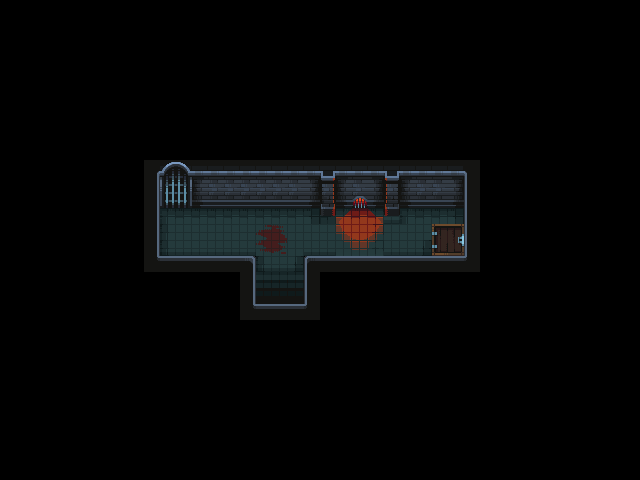

A 2D game scene composited from a Tiled map and its tileset images. What follows is a short description and the map's XML, with every tile layer's data as written:
An orthogonal 40x30 tile map with 16x16 px tiles, 2 tile layers (Tile Layer 2, Tile Layer 1).

<map version="1.10" tiledversion="1.10.2" orientation="orthogonal" renderorder="right-down" width="40" height="30" tilewidth="16" tileheight="16" infinite="0" nextlayerid="4" nextobjectid="1">
 <editorsettings>
  <export target="dungeon_crawler/dungeon-crawler.json" format="json" />
 </editorsettings>
 <tileset firstgid="1" source="Tiles.tsx" />
 <layer id="3" name="Tile Layer 2" width="40" height="30">
  <data encoding="csv">
0,0,0,0,0,0,0,0,0,0,0,0,0,0,0,0,0,0,0,0,0,0,0,0,0,0,0,0,0,0,0,0,0,0,0,0,0,0,0,0,
0,0,0,0,0,0,0,0,0,0,0,0,0,0,0,0,0,0,0,0,0,0,0,0,0,0,0,0,0,0,0,0,0,0,0,0,0,0,0,0,
0,0,0,0,0,0,0,0,0,0,0,0,0,0,0,0,0,0,0,0,0,0,0,0,0,0,0,0,0,0,0,0,0,0,0,0,0,0,0,0,
0,0,0,0,0,0,0,0,0,0,0,0,0,0,0,0,0,0,0,0,0,0,0,0,0,0,0,0,0,0,0,0,0,0,0,0,0,0,0,0,
0,0,0,0,0,0,0,0,0,0,0,0,0,0,0,0,0,0,0,0,0,0,0,0,0,0,0,0,0,0,0,0,0,0,0,0,0,0,0,0,
0,0,0,0,0,0,0,0,0,0,0,0,0,0,0,0,0,0,0,0,0,0,0,0,0,0,0,0,0,0,0,0,0,0,0,0,0,0,0,0,
0,0,0,0,0,0,0,0,0,0,0,0,0,0,0,0,0,0,0,0,0,0,0,0,0,0,0,0,0,0,0,0,0,0,0,0,0,0,0,0,
0,0,0,0,0,0,0,0,0,0,0,0,0,0,0,0,0,0,0,0,0,0,0,0,0,0,0,0,0,0,0,0,0,0,0,0,0,0,0,0,
0,0,0,0,0,0,0,0,0,0,0,0,0,0,0,0,0,0,0,0,0,0,0,0,0,0,0,0,0,0,0,0,0,0,0,0,0,0,0,0,
0,0,0,0,0,0,0,0,0,0,0,0,0,0,0,0,0,0,0,0,0,0,0,0,0,0,0,0,0,0,0,0,0,0,0,0,0,0,0,0,
0,0,0,0,0,0,0,0,0,0,0,0,0,0,0,0,0,0,0,0,0,0,0,0,0,0,0,0,0,0,0,0,0,0,0,0,0,0,0,0,
0,0,0,0,0,0,0,0,0,0,0,0,0,0,0,0,0,0,0,0,0,0,0,0,0,0,0,0,0,0,0,0,0,0,0,0,0,0,0,0,
0,0,0,0,0,0,0,0,0,0,0,0,0,0,0,0,0,0,0,0,0,0,0,0,0,0,0,0,0,0,0,0,0,0,0,0,0,0,0,0,
0,0,0,0,0,0,0,0,0,0,0,0,0,0,0,0,0,0,0,0,80,0,0,0,56,0,0,0,0,0,0,0,0,0,0,0,0,0,0,0,
0,0,0,0,0,0,0,0,0,0,0,0,0,0,0,0,0,0,0,0,0,0,0,0,0,0,0,0,0,0,0,0,0,0,0,0,0,0,0,0,
0,0,0,0,0,0,0,0,0,0,0,0,0,0,0,0,0,0,0,0,0,0,0,0,0,0,0,0,0,0,0,0,0,0,0,0,0,0,0,0,
0,0,0,0,0,0,0,0,0,0,0,0,0,0,0,0,0,0,0,0,0,0,0,0,0,0,0,0,0,0,0,0,0,0,0,0,0,0,0,0,
0,0,0,0,0,0,0,0,0,0,0,0,0,0,0,0,0,0,0,0,0,0,0,0,0,0,0,0,0,0,0,0,0,0,0,0,0,0,0,0,
0,0,0,0,0,0,0,0,0,0,0,0,0,0,0,0,0,0,0,0,0,0,0,0,0,0,0,0,0,0,0,0,0,0,0,0,0,0,0,0,
0,0,0,0,0,0,0,0,0,0,0,0,0,0,0,0,0,0,0,0,0,0,0,0,0,0,0,0,0,0,0,0,0,0,0,0,0,0,0,0,
0,0,0,0,0,0,0,0,0,0,0,0,0,0,0,0,0,0,0,0,0,0,0,0,0,0,0,0,0,0,0,0,0,0,0,0,0,0,0,0,
0,0,0,0,0,0,0,0,0,0,0,0,0,0,0,0,0,0,0,0,0,0,0,0,0,0,0,0,0,0,0,0,0,0,0,0,0,0,0,0,
0,0,0,0,0,0,0,0,0,0,0,0,0,0,0,0,0,0,0,0,0,0,0,0,0,0,0,0,0,0,0,0,0,0,0,0,0,0,0,0,
0,0,0,0,0,0,0,0,0,0,0,0,0,0,0,0,0,0,0,0,0,0,0,0,0,0,0,0,0,0,0,0,0,0,0,0,0,0,0,0,
0,0,0,0,0,0,0,0,0,0,0,0,0,0,0,0,0,0,0,0,0,0,0,0,0,0,0,0,0,0,0,0,0,0,0,0,0,0,0,0,
0,0,0,0,0,0,0,0,0,0,0,0,0,0,0,0,0,0,0,0,0,0,0,0,0,0,0,0,0,0,0,0,0,0,0,0,0,0,0,0,
0,0,0,0,0,0,0,0,0,0,0,0,0,0,0,0,0,0,0,0,0,0,0,0,0,0,0,0,0,0,0,0,0,0,0,0,0,0,0,0,
0,0,0,0,0,0,0,0,0,0,0,0,0,0,0,0,0,0,0,0,0,0,0,0,0,0,0,0,0,0,0,0,0,0,0,0,0,0,0,0,
0,0,0,0,0,0,0,0,0,0,0,0,0,0,0,0,0,0,0,0,0,0,0,0,0,0,0,0,0,0,0,0,0,0,0,0,0,0,0,0,
0,0,0,0,0,0,0,0,0,0,0,0,0,0,0,0,0,0,0,0,0,0,0,0,0,0,0,0,0,0,0,0,0,0,0,0,0,0,0,0
</data>
 </layer>
 <layer id="1" name="Tile Layer 1" width="40" height="30">
  <data encoding="csv">
0,0,0,0,0,0,0,0,0,0,0,0,0,0,0,0,0,0,0,0,0,0,0,0,0,0,0,0,0,0,0,0,0,0,0,0,0,0,0,0,
0,0,0,0,0,0,0,0,0,0,0,0,0,0,0,0,0,0,0,0,0,0,0,0,0,0,0,0,0,0,0,0,0,0,0,0,0,0,0,0,
0,0,0,0,0,0,0,0,0,0,0,0,0,0,0,0,0,0,0,0,0,0,0,0,0,0,0,0,0,0,0,0,0,0,0,0,0,0,0,0,
0,0,0,0,0,0,0,0,0,0,0,0,0,0,0,0,0,0,0,0,0,0,0,0,0,0,0,0,0,0,0,0,0,0,0,0,0,0,0,0,
0,0,0,0,0,0,0,0,0,0,0,0,0,0,0,0,0,0,0,0,0,0,0,0,0,0,0,0,0,0,0,0,0,0,0,0,0,0,0,0,
0,0,0,0,0,0,0,0,0,0,0,0,0,0,0,0,0,0,0,0,0,0,0,0,0,0,0,0,0,0,0,0,0,0,0,0,0,0,0,0,
0,0,0,0,0,0,0,0,0,0,0,0,0,0,0,0,0,0,0,0,0,0,0,0,0,0,0,0,0,0,0,0,0,0,0,0,0,0,0,0,
0,0,0,0,0,0,0,0,0,0,0,0,0,0,0,0,0,0,0,0,0,0,0,0,0,0,0,0,0,0,0,0,0,0,0,0,0,0,0,0,
0,0,0,0,0,0,0,0,0,0,0,0,0,0,0,0,0,0,0,0,0,0,0,0,0,0,0,0,0,0,0,0,0,0,0,0,0,0,0,0,
0,0,0,0,0,0,0,0,0,0,0,0,0,0,0,0,0,0,0,0,0,0,0,0,0,0,0,0,0,0,0,0,0,0,0,0,0,0,0,0,
0,0,0,0,0,0,0,0,0,104,178,179,102,102,102,102,102,102,102,102,352,102,102,102,351,102,102,102,102,105,0,0,0,0,0,0,0,0,0,0,
0,0,0,0,0,0,0,0,0,129,203,204,26,27,27,27,27,27,27,28,377,26,27,28,376,26,27,27,28,130,0,0,0,0,0,0,0,0,0,0,
0,0,0,0,0,0,0,0,0,129,228,229,51,52,52,52,52,52,52,53,402,51,452,53,401,51,52,52,53,130,0,0,0,0,0,0,0,0,0,0,
0,0,0,0,0,0,0,0,0,129,5,6,6,6,6,6,6,6,6,7,427,476,477,478,426,5,6,6,7,130,0,0,0,0,0,0,0,0,0,0,
0,0,0,0,0,0,0,0,0,129,30,31,31,31,31,31,309,310,31,31,31,501,502,503,31,31,31,208,209,130,0,0,0,0,0,0,0,0,0,0,
0,0,0,0,0,0,0,0,0,129,55,56,56,56,56,56,334,335,31,56,56,526,527,528,56,56,57,233,234,130,0,0,0,0,0,0,0,0,0,0,
0,0,0,0,0,0,0,0,0,154,77,77,77,77,77,78,55,56,57,76,77,77,77,77,77,77,77,77,77,155,0,0,0,0,0,0,0,0,0,0,
0,0,0,0,0,0,0,0,0,0,0,0,0,0,0,129,206,206,207,130,0,0,0,0,0,0,0,0,0,0,0,0,0,0,0,0,0,0,0,0,
0,0,0,0,0,0,0,0,0,0,0,0,0,0,0,129,231,231,232,130,0,0,0,0,0,0,0,0,0,0,0,0,0,0,0,0,0,0,0,0,
0,0,0,0,0,0,0,0,0,0,0,0,0,0,0,154,77,77,77,155,0,0,0,0,0,0,0,0,0,0,0,0,0,0,0,0,0,0,0,0,
0,0,0,0,0,0,0,0,0,0,0,0,0,0,0,0,0,0,0,0,0,0,0,0,0,0,0,0,0,0,0,0,0,0,0,0,0,0,0,0,
0,0,0,0,0,0,0,0,0,0,0,0,0,0,0,0,0,0,0,0,0,0,0,0,0,0,0,0,0,0,0,0,0,0,0,0,0,0,0,0,
0,0,0,0,0,0,0,0,0,0,0,0,0,0,0,0,0,0,0,0,0,0,0,0,0,0,0,0,0,0,0,0,0,0,0,0,0,0,0,0,
0,0,0,0,0,0,0,0,0,0,0,0,0,0,0,0,0,0,0,0,0,0,0,0,0,0,0,0,0,0,0,0,0,0,0,0,0,0,0,0,
0,0,0,0,0,0,0,0,0,0,0,0,0,0,0,0,0,0,0,0,0,0,0,0,0,0,0,0,0,0,0,0,0,0,0,0,0,0,0,0,
0,0,0,0,0,0,0,0,0,0,0,0,0,0,0,0,0,0,0,0,0,0,0,0,0,0,0,0,0,0,0,0,0,0,0,0,0,0,0,0,
0,0,0,0,0,0,0,0,0,0,0,0,0,0,0,0,0,0,0,0,0,0,0,0,0,0,0,0,0,0,0,0,0,0,0,0,0,0,0,0,
0,0,0,0,0,0,0,0,0,0,0,0,0,0,0,0,0,0,0,0,0,0,0,0,0,0,0,0,0,0,0,0,0,0,0,0,0,0,0,0,
0,0,0,0,0,0,0,0,0,0,0,0,0,0,0,0,0,0,0,0,0,0,0,0,0,0,0,0,0,0,0,0,0,0,0,0,0,0,0,0,
0,0,0,0,0,0,0,0,0,0,0,0,0,0,0,0,0,0,0,0,0,0,0,0,0,0,0,0,0,0,0,0,0,0,0,0,0,0,0,0
</data>
 </layer>
</map>
